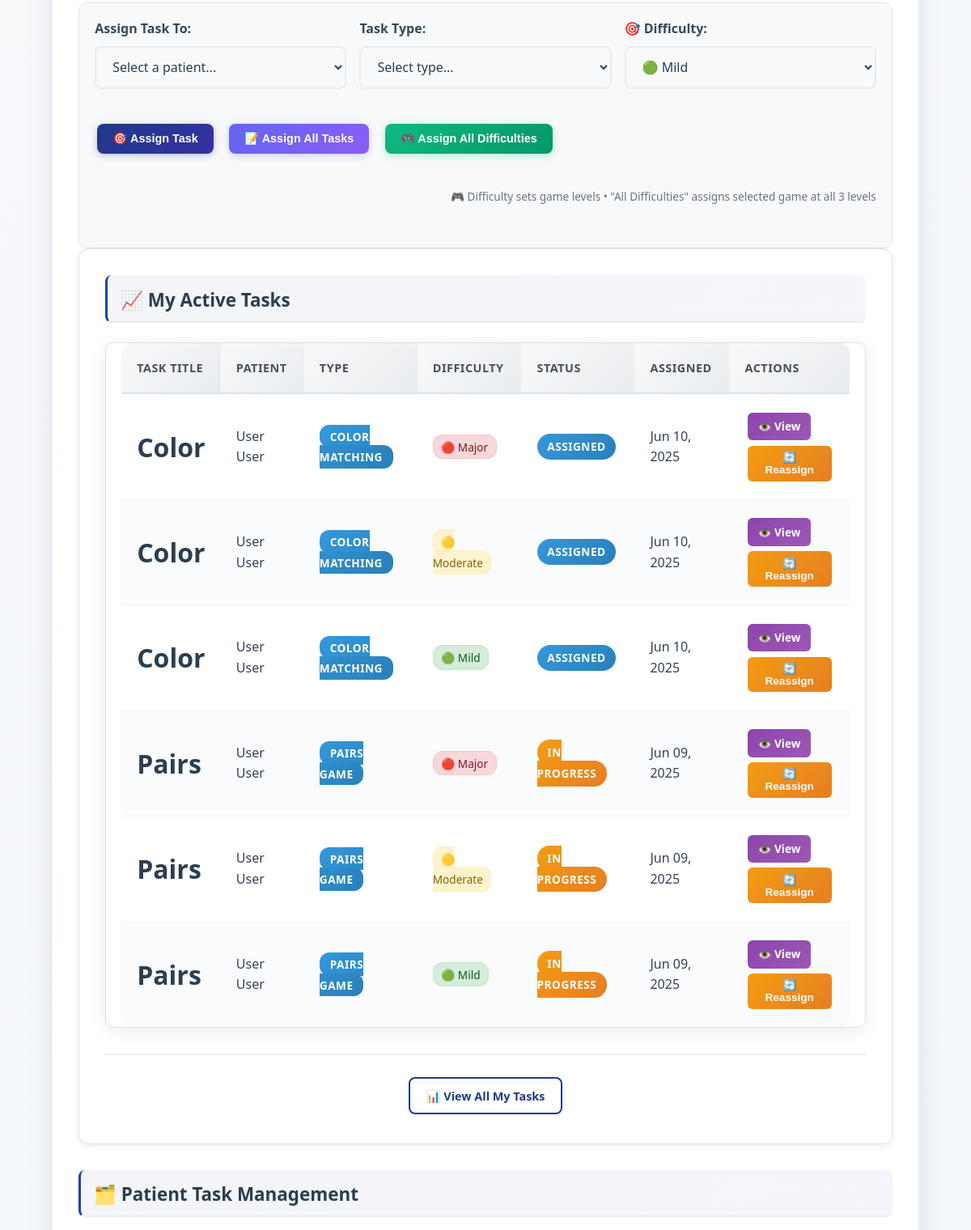
The app's page /provider-dashboard/ (signed in, middle part), older data.
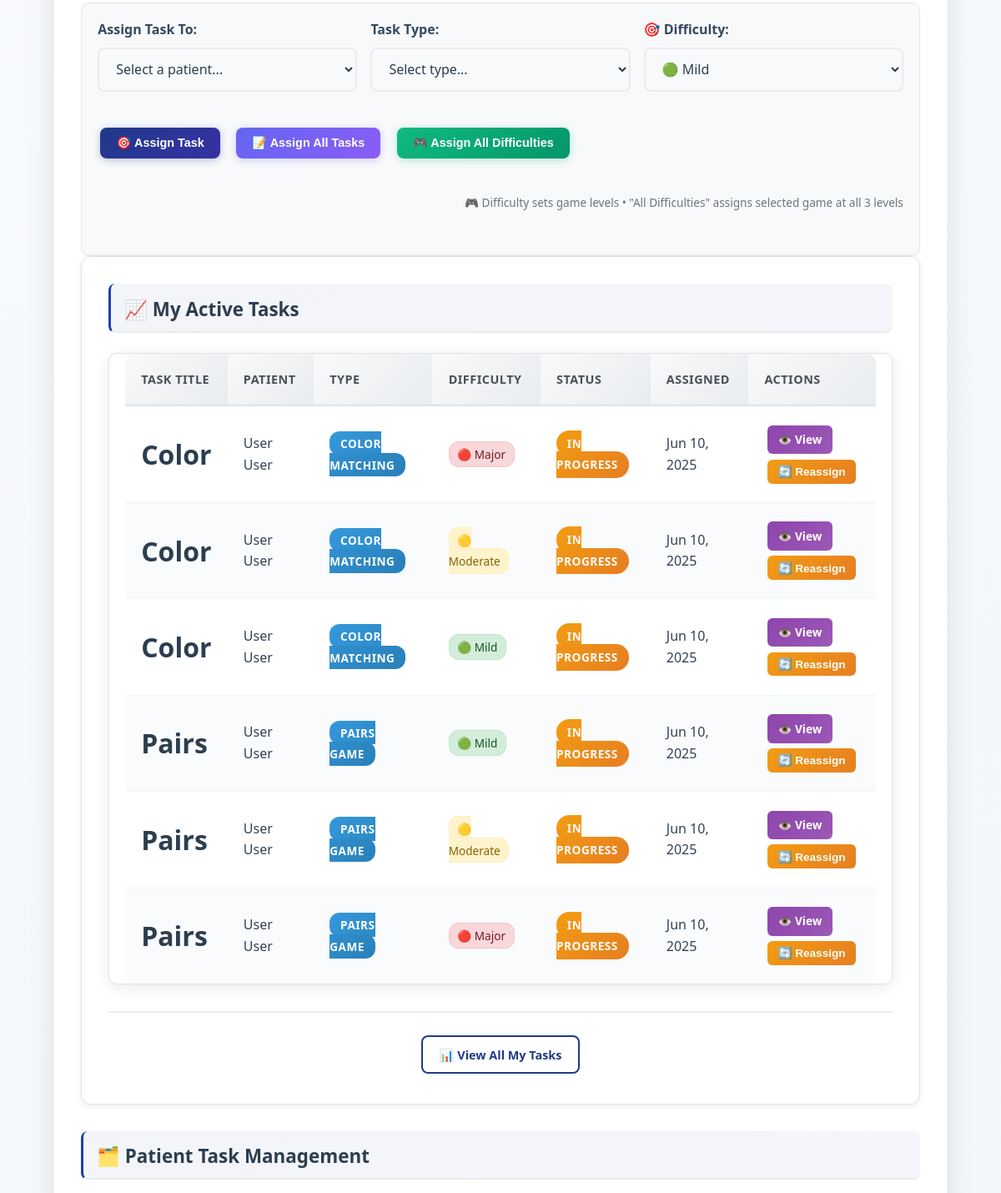
The same page, newer data.
### taskmanager/models.py (models this page shows, shortened)
class Task(models.Model):
    title = models.CharField(max_length=200)
    description = models.TextField(blank=True, null=True)
    task_type = models.CharField(max_length=50, choices=TASK_TYPES)
    difficulty = models.CharField(
        max_length=20,
        choices=DIFFICULTY_LEVELS,
        default='mild',
        help_text="Cognitive difficulty level for games"
    )
    assigned_by = models.ForeignKey(UserProfile, on_delete=models.CASCADE, related_name='assigned_tasks')
    assigned_to = models.ForeignKey(UserProfile, on_delete=models.CASCADE, related_name='received_tasks')
    status = models.CharField(max_length=20, choices=TASK_STATUS, default='assigned')
    created_at = models.DateTimeField(auto_now_add=True)
    assigned_at = models.DateTimeField(auto_now_add=True)
    due_date = models.DateTimeField(null=True, blank=True)
    completed_at = models.DateTimeField(null=True, blank=True)
    task_config = models.JSONField(default=dict, blank=True)
    class Meta:
        ordering = ['-created_at']

### users/models.py (models this page shows, shortened)
class UserProfile(models.Model):
    USER_TYPES = (
        ('admin', 'Administrator'),
        ('provider', 'Healthcare Provider'),
        ('caregiver', 'Caregiver'),
        ('patient', 'Patient'),
    )
    user = models.OneToOneField(User, on_delete=models.CASCADE, related_name='profile')
    user_type = models.CharField(max_length=20, choices=USER_TYPES)
    provider = models.ForeignKey('self', on_delete=models.SET_NULL, null=True, blank=True,
                                related_name='managed_patients', limit_choices_to={'user_type': 'provider'})
    patient = models.ForeignKey('self', on_delete=models.SET_NULL, null=True, blank=True,
                               related_name='caregivers', limit_choices_to={'user_type': 'patient'})
    linked_patients = models.ManyToManyField(
        'self',
        symmetrical=False,
        related_name='linked_caregivers',
        limit_choices_to={'user_type': 'patient'},
        blank=True,
        help_text="Patients this caregiver can access"
    )

### users/views.py (the view, shortened to what this page needs)
# urls.py: path('provider-dashboard/', views.provider_dashboard, name='provider_dashboard'),
@login_required
def provider_dashboard(request):
    if not hasattr(request.user, 'profile') or request.user.profile.user_type != 'provider':
        messages.error(request, 'You do not have permission to access the provider dashboard.')
        return redirect('home')
    provider_profile = request.user.profile
    patients = UserProfile.objects.filter(user_type='patient', provider=provider_profile)
    provider_patient_ids = patients.values_list('id', flat=True)
    caregivers = UserProfile.objects.filter(
        user_type='caregiver',
        patient__in=provider_patient_ids
    )
    task_statistics = get_provider_task_statistics(provider_profile)
    recent_tasks = Task.objects.filter(
        assigned_by=provider_profile
    ).select_related('assigned_to__user').order_by('-created_at')[:10]
    selected_patient = None
    patient_tasks = []
    from taskmanager.constants import GAME_TYPES, DIFFICULTY_LEVELS
    context = {
        'user': request.user,
        'user_type': 'Healthcare Provider',
        'patients': patients,
        'caregivers': caregivers,
        'recent_tasks': recent_tasks,
        'task_types': TASK_TYPES,  # Use the constant directly
        'game_types': GAME_TYPES,  # Add game types for template
        'difficulty_levels': DIFFICULTY_LEVELS,  # Add difficulty levels
        **task_statistics,
        'selected_patient': selected_patient,
        'patient_tasks': patient_tasks,
    }
    return render(request, 'dashboards/provider_dashboard.html', context)

### taskmanager/views.py (called while the page is built)
def get_provider_task_statistics(provider_profile):
    provider_tasks = Task.objects.filter(assigned_by=provider_profile)
    return {
        'my_total_tasks': provider_tasks.count(),
        'my_pending_tasks': provider_tasks.filter(status__in=['assigned', 'in_progress']).count(),
        'my_completed_tasks': provider_tasks.filter(status='completed').count(),
        'my_overdue_tasks': provider_tasks.filter(status='overdue').count(),
    }

### templates/dashboards/provider_dashboard.html (shortened to what the changed rows need)
{% extends 'layouts/base.html' %}
{% block content %}
<div class="dashboard-container">
    <div class="provider-dashboard">
        <div class="dashboard-section">
            <div class="task-management-section">
                <div class="active-tasks-section">
                    <div class="table-container">
                        <table class="enhanced-table">
                            <thead>
                                <tr>
                                    <th>Task Title</th>
                                    <th>Patient</th>
                                    <th>Type</th>
                                    <th>Difficulty</th>
                                    <th>Status</th>
                                    <th>Assigned</th>
                                    <th>Actions</th>
                                </tr>
                            </thead>
                            <tbody>
                                {% if recent_tasks %}
                                    {% for task in recent_tasks %}
                                    <tr>
                                        <td class="task-title">{{ task.title }}</td>
                                        <td>{{ task.assigned_to.user.first_name }} {{ task.assigned_to.user.last_name }}</td>
                                        <td><span class="task-type-badge">{{ task.get_task_type_display }}</span></td>
                                        <td>
                                            {% if task.task_type in game_types %}
                                                <span class="difficulty-badge difficulty-{{ task.difficulty }}">
                                                    {% if task.difficulty == 'mild' %}🟢 Mild
                                                    {% elif task.difficulty == 'moderate' %}🟡 Moderate
                                                    {% elif task.difficulty == 'major' %}🔴 Major
                                                    {% else %}🟢 Mild{% endif %}
                                                </span>
                                            {% else %}
                                                <span class="text-muted">N/A</span>
                                            {% endif %}
                                        </td>
                                        <td><span class="status-badge status-{{ task.status }}">{{ task.get_status_display }}</span></td>
                                        <td>{{ task.assigned_at|date:"M d, Y" }}</td>
                                        <td class="task-actions">
                                            <a href="{% url 'taskmanager:task_results' task.id %}" class="action-link view-link">👁️ View</a>
                                            {% if task.status != 'completed' %}
                                            <button type="button" onclick="reassignTask({{ task.id }})" class="action-link reassign-link">🔄 Reassign</button>
                                            {% endif %}
                                        </td>
                                    </tr>
                                    {% endfor %}
                                {% else %}
                                    <tr>
                                        <td colspan="7" class="no-tasks-row">📋 No tasks assigned yet</td>
                                    </tr>
                                {% endif %}
                            </tbody>
                        </table>
                    </div>
                </div>
            </div>
        </div>
    </div>
</div>
{% endblock %}

Row changes from the older to the newer data that the page shows:
removed Task: title "Color", assigned_to.user.first_name "User", assigned_to.user.last_name "User", task_type "COLOR MATCHING", difficulty "🔴 Major", status "ASSIGNED", assigned_at "Jun 10, 2025"
removed Task: title "Color", assigned_to.user.first_name "User", assigned_to.user.last_name "User", task_type "COLOR MATCHING", difficulty "🟡 Moderate", status "ASSIGNED", assigned_at "Jun 10, 2025"
removed Task: title "Color", assigned_to.user.first_name "User", assigned_to.user.last_name "User", task_type "COLOR MATCHING", difficulty "🟢 Mild", status "ASSIGNED", assigned_at "Jun 10, 2025"
removed Task: title "Pairs", assigned_to.user.first_name "User", assigned_to.user.last_name "User", task_type "PAIRS GAME", difficulty "🔴 Major", status "IN PROGRESS", assigned_at "Jun 09, 2025"
removed Task: title "Pairs", assigned_to.user.first_name "User", assigned_to.user.last_name "User", task_type "PAIRS GAME", difficulty "🟡 Moderate", status "IN PROGRESS", assigned_at "Jun 09, 2025"
removed Task: title "Pairs", assigned_to.user.first_name "User", assigned_to.user.last_name "User", task_type "PAIRS GAME", difficulty "🟢 Mild", status "IN PROGRESS", assigned_at "Jun 09, 2025"
added Task: title "Color", assigned_to.user.first_name "User", assigned_to.user.last_name "User", task_type "COLOR MATCHING", difficulty "🔴 Major", status "IN PROGRESS", assigned_at "Jun 10, 2025"
added Task: title "Color", assigned_to.user.first_name "User", assigned_to.user.last_name "User", task_type "COLOR MATCHING", difficulty "🟡 Moderate", status "IN PROGRESS", assigned_at "Jun 10, 2025"
added Task: title "Color", assigned_to.user.first_name "User", assigned_to.user.last_name "User", task_type "COLOR MATCHING", difficulty "🟢 Mild", status "IN PROGRESS", assigned_at "Jun 10, 2025"
added Task: title "Pairs", assigned_to.user.first_name "User", assigned_to.user.last_name "User", task_type "PAIRS GAME", difficulty "🟢 Mild", status "IN PROGRESS", assigned_at "Jun 10, 2025"
added Task: title "Pairs", assigned_to.user.first_name "User", assigned_to.user.last_name "User", task_type "PAIRS GAME", difficulty "🟡 Moderate", status "IN PROGRESS", assigned_at "Jun 10, 2025"
added Task: title "Pairs", assigned_to.user.first_name "User", assigned_to.user.last_name "User", task_type "PAIRS GAME", difficulty "🔴 Major", status "IN PROGRESS", assigned_at "Jun 10, 2025"
